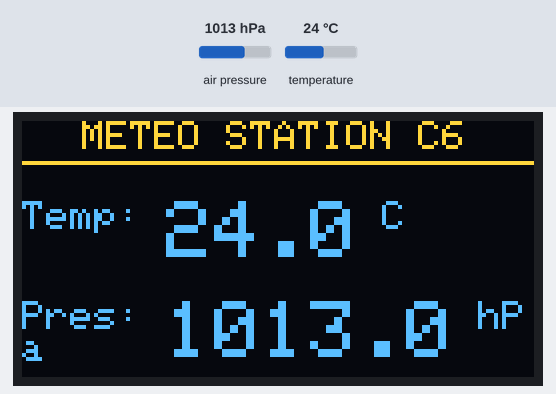
The sketch below on a simulated ESP32-C6. Shown: 128×64 one-colour display. Inputs (shaded band) come from the test bench; at power-on: air pressure 1013 hPa, temperature 24 °C. The OLED is the two-colour kind (top 16 rows yellow); what the sketch prints to the serial monitor is not drawn.

Above: at 3.7 s.
3.8 s: air pressure set to 952 hPa
At 5.3 s:
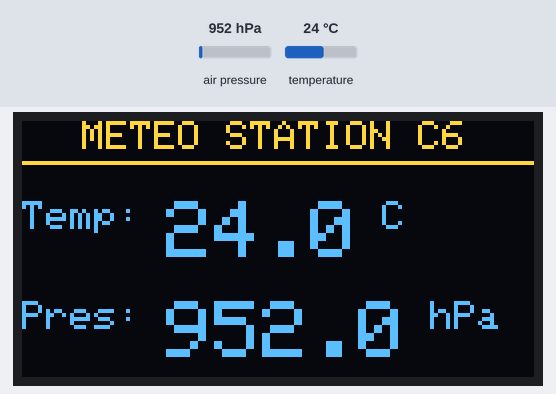
6.1 s: temperature set to 12 °C
At 7.7 s:
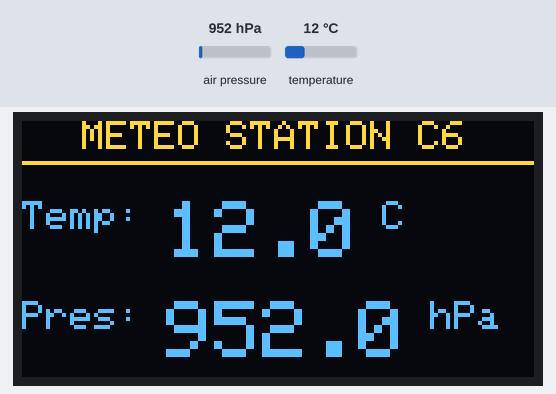
8.2 s: air pressure set to 975 hPa
At 9.1 s:
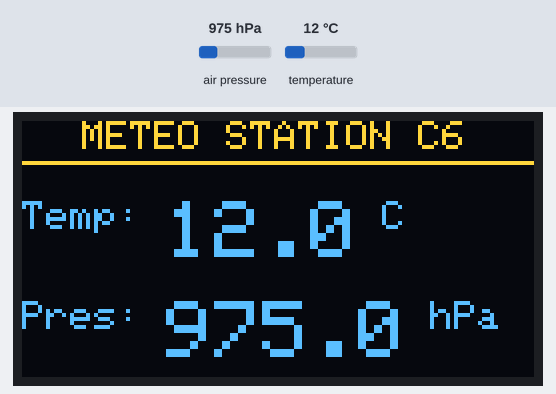
10.2 s: temperature set to 19 °C
At 11.6 s:
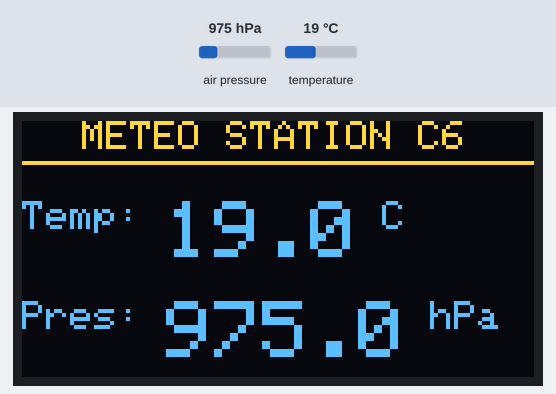
Timing chart, 0 to 13.2 s (numbered marks = the images above; inputs shaded):
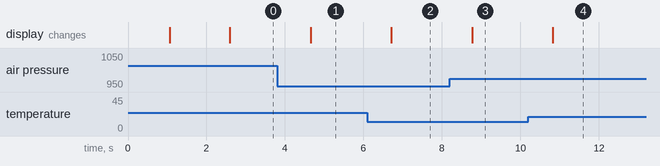

Measured:
- after the input at 3.8 s, the display: changes after 0.85 s (image 1)
- after the input at 6.1 s, the display: changes after 0.61 s (image 2)
- after the input at 8.2 s, the display: changes after 0.57 s (image 3)
- after the input at 10.2 s, the display: changes after 0.63 s (image 4)

The sketch:

PruebaConepto_Codigo.ino
```cpp
/*
 * ESTACIÓN METEOROLÓGICA PORTÁTIL - PRUEBA
 * Comunicación I2C compartida (Sensor BMP280 + Pantalla OLED SSD1306)
 * Pines de hardware adaptados para ESP32-C6
 */

#include <Wire.h>
#include <Adafruit_BMP280.h>
#include <Adafruit_GFX.h>
#include <Adafruit_SSD1306.h>

// Definición de pines I2C para el ESP32-C6
#define I2C_SDA   6   // Pin SDA compartido
#define I2C_SCL   7   // Pin SCL compartido

// Configuración de la Pantalla OLED
#define SCREEN_WIDTH  128 // Ancho de la pantalla en píxeles
#define SCREEN_HEIGHT  64 // Alto de la pantalla en píxeles (cambiar a 32 si tu pantalla es más delgada)
#define OLED_RESET     -1 // Pin de reset (se pone -1 si comparte el pin de reset del ESP32)
#define SCREEN_ADDRESS 0x3C // Dirección I2C típica de las pantallas OLED SSD1306

// Crear los objetos para el sensor y la pantalla
Adafruit_BMP280 bmp;
Adafruit_SSD1306 display(SCREEN_WIDTH, SCREEN_HEIGHT, &Wire, OLED_RESET);

void setup() {
  Serial.begin(115200);
  delay(1000);

  Serial.println("\n======================================");
  Serial.println("   SISTEMA: BMP280 + PANTALLA OLED    ");
  Serial.println("======================================");

  // 1. Inicializar el bus I2C maestro con tus GPIOs personalizados
  Wire.begin(I2C_SDA, I2C_SCL);

  // 2. Inicializar la Pantalla OLED
  // SSD1306_SWITCHCAPVCC genera los voltajes altos de la pantalla internamente desde los 3.3V
  if(!display.begin(SSD1306_SWITCHCAPVCC, SCREEN_ADDRESS)) {
    Serial.println(F("ERROR: No se detecta la pantalla OLED SSD1306."));
    while(true); // Bloquear si falla la pantalla
  }

  // Mostrar pantalla de bienvenida rápida
  display.clearDisplay();
  display.setTextSize(1);
  display.setTextColor(SSD1306_WHITE);
  display.setCursor(10, 20);
  display.println("Iniciando Estacion...");
  display.display();
  delay(1500);

  // 3. Inicializar el Sensor BMP280 (con SDD/SDO amarrado a GND)
  if (!bmp.begin(0x76)) {
    Serial.println("ERROR: No se detecta el sensor BMP280.");

    // Mostrar el error físicamente en la pantalla para diagnóstico rápido
    display.clearDisplay();
    display.setCursor(0, 0);
    display.println("ERROR HARDWARE:");
    display.println("No se encuentra BMP280");
    display.display();
    while (true);
  }

  Serial.println("Hardware inicializado correctamente.");

  // Configuración de muestreo optimizada para el BMP280
  bmp.setSampling(
    Adafruit_BMP280::MODE_NORMAL,
    Adafruit_BMP280::SAMPLING_X2,
    Adafruit_BMP280::SAMPLING_X16,
    Adafruit_BMP280::FILTER_X16,
    Adafruit_BMP280::STANDBY_MS_500
  );
}

void loop() {
  // Lectura de variables del sensor
  float temperatura = bmp.readTemperature();
  float presion = bmp.readPressure() / 100.0; // Convertir Pa a hPa

  // --- IMPRESIÓN EN MONITOR SERIE (Para depuración) ---
  Serial.println("--------------------------------------");
  Serial.print("Temperatura: "); Serial.print(temperatura); Serial.println(" °C");
  Serial.print("Presion: ");     Serial.print(presion);     Serial.println(" hPa");

  // --- IMPRESIÓN EN LA PANTALLA OLED ---
  display.clearDisplay(); // Limpia el búfer de la pantalla para refrescar los datos

  // Título o Encabezado
  display.setTextSize(1);
  display.setCursor(15, 0);
  display.println("METEO STATION C6");
  display.drawLine(0, 10, 128, 10, SSD1306_WHITE); // Línea decorativa horizontal

  // Mostrar Temperatura
  display.setCursor(0, 20);
  display.print("Temp: ");
  display.setTextSize(2); // Texto más grande para la lectura principal
  display.print(temperatura, 1); // Imprime con 1 decimal
  display.setTextSize(1);
  display.print(" C");

  // Mostrar Presión Atmosférica
  display.setCursor(0, 45);
  display.setTextSize(1);
  display.print("Pres: ");
  display.setTextSize(2);
  display.print(presion, 1);
  display.setTextSize(1);
  display.print(" hPa");

  // Enviar todo lo dibujado a la pantalla física
  display.display();

  delay(1000); // Muestreo cada segundo
}
```
